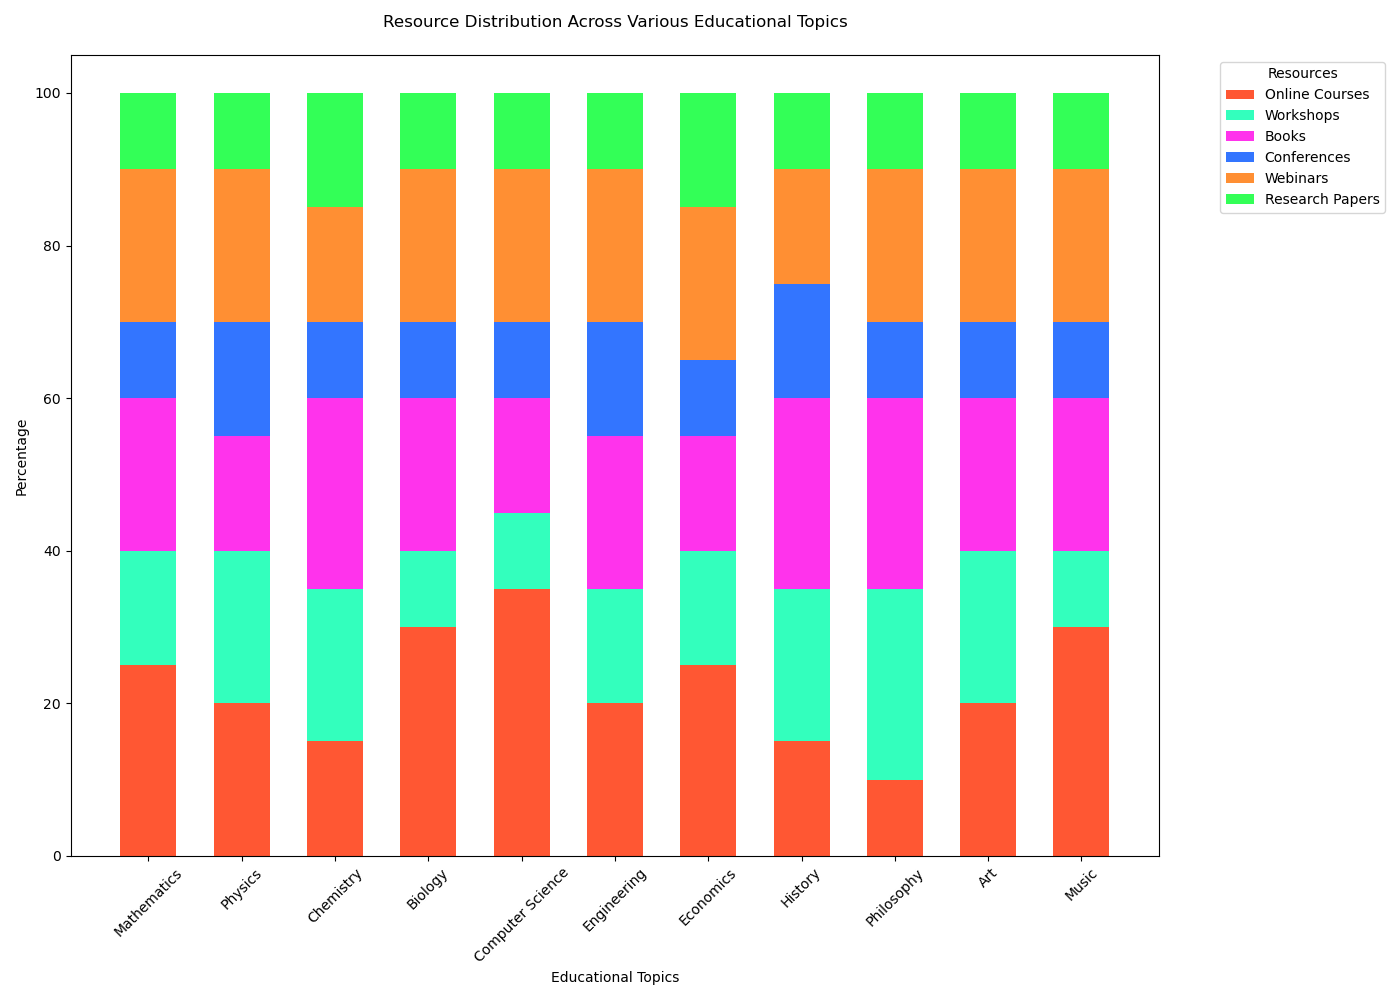

Reproduce this figure in Python.

import matplotlib.pyplot as plt
import pandas as pd
import seaborn as sns

data = [
    {'Topic': 'Mathematics', 'Online Courses': '25%', 'Workshops': '15%', 'Books': '20%', 'Conferences': '10%', 'Webinars': '20%', 'Research Papers': '10%'},
    {'Topic': 'Physics', 'Online Courses': '20%', 'Workshops': '20%', 'Books': '15%', 'Conferences': '15%', 'Webinars': '20%', 'Research Papers': '10%'},
    {'Topic': 'Chemistry', 'Online Courses': '15%', 'Workshops': '20%', 'Books': '25%', 'Conferences': '10%', 'Webinars': '15%', 'Research Papers': '15%'},
    {'Topic': 'Biology', 'Online Courses': '30%', 'Workshops': '10%', 'Books': '20%', 'Conferences': '10%', 'Webinars': '20%', 'Research Papers': '10%'},
    {'Topic': 'Computer Science', 'Online Courses': '35%', 'Workshops': '10%', 'Books': '15%', 'Conferences': '10%', 'Webinars': '20%', 'Research Papers': '10%'},
    {'Topic': 'Engineering', 'Online Courses': '20%', 'Workshops': '15%', 'Books': '20%', 'Conferences': '15%', 'Webinars': '20%', 'Research Papers': '10%'},
    {'Topic': 'Economics', 'Online Courses': '25%', 'Workshops': '15%', 'Books': '15%', 'Conferences': '10%', 'Webinars': '20%', 'Research Papers': '15%'},
    {'Topic': 'History', 'Online Courses': '15%', 'Workshops': '20%', 'Books': '25%', 'Conferences': '15%', 'Webinars': '15%', 'Research Papers': '10%'},
    {'Topic': 'Philosophy', 'Online Courses': '10%', 'Workshops': '25%', 'Books': '25%', 'Conferences': '10%', 'Webinars': '20%', 'Research Papers': '10%'},
    {'Topic': 'Art', 'Online Courses': '20%', 'Workshops': '20%', 'Books': '20%', 'Conferences': '10%', 'Webinars': '20%', 'Research Papers': '10%'},
    {'Topic': 'Music', 'Online Courses': '30%', 'Workshops': '10%', 'Books': '20%', 'Conferences': '10%', 'Webinars': '20%', 'Research Papers': '10%'}
]

df = pd.DataFrame(data)
df = df.set_index('Topic')
df = df.applymap(lambda x: int(x.replace('%', '')))

cumulative_sum = df.cumsum(axis=1)

colors = ['#FF5733', '#33FFBD', '#FF33EC', '#3375FF', '#FF8F33', '#33FF57']

fig, ax = plt.subplots(figsize=(14, 10))

bottom = None

for column, color in zip(df.columns, colors):
    ax.bar(df.index, df[column], bottom=bottom, label=column, color=color, width=0.6)
    bottom = cumulative_sum[column]

ax.legend(title='Resources', bbox_to_anchor=(1.05, 1), loc='upper left')

ax.set_ylabel('Percentage')
ax.set_xlabel('Educational Topics')
ax.set_title('Resource Distribution Across Various Educational Topics', pad=20)

plt.xticks(rotation=45)
plt.tight_layout()
plt.show()
